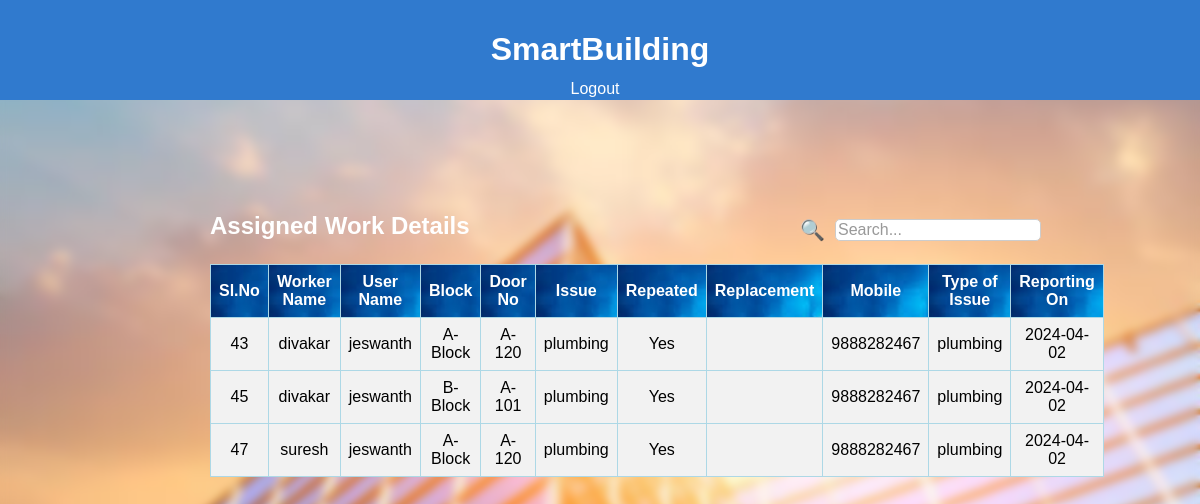
Page /staff.php on the committed database.
### tables this page shows
CREATE TABLE `issue_details` (
  `id` int(255) NOT NULL,
  `worker_name` varchar(255) NOT NULL,
  `user_name` varchar(255) NOT NULL,
  `block` varchar(255) NOT NULL,
  `door` varchar(255) NOT NULL,
  `issue` varchar(255) NOT NULL,
  `repeated` varchar(255) NOT NULL,
  `replacement` varchar(255) NOT NULL,
  `mob_num` varchar(255) NOT NULL,
  `issues` varchar(255) NOT NULL,
  `dateofreporting` date NOT NULL,
  `worker_id` varchar(255) NOT NULL,
  `user_id` varchar(255) NOT NULL,
  `status` varchar(255) NOT NULL DEFAULT 'pending'
);

### staff.php (the view, shortened to what this page needs)
<?php
$conn = mysqli_connect("localhost", "root", "", "building_management");
$sql = "SELECT * FROM issue_details";
$result = mysqli_query($conn, $sql);
?>
<!DOCTYPE html>
<html lang="en">
<head>
</head>
<body class="blur-background">
    <header>
        <center>
            <h1>SmartBuilding
            </h1>
        </center>
    </header>
    <nav>
        <ul>
            <li class="logout"><a href="login.php">Logout</a></li>
        </ul>
    </nav>
    <main>
        <div class="search-bar">
            <span class="search-icon">&#128269;</span>
            <input type="text" id="search-input" class="search-input" placeholder="Search..." oninput="searchTable()">
        </div>
    </main>
    <main>
        <div class="employee-table">
            <h3> Assigned Work Details</h3>
            <table>
            <thead>
                    <tr>
                        <th>Sl.No</th>
                        <th>Worker Name</th>
                        <th>User Name</th>
                        <th>Block</th>
                        <th>Door No</th>
                        <th>Issue</th>
                        <th>Repeated</th>
                        <th>Replacement</th>
                        <th>Mobile</th>
                        <th>Type of Issue</th>
                        <th>Reporting On</th>
                    </tr>
                </thead>
                <tbody>
                    <?php
                    while ($row = mysqli_fetch_assoc($result)) {
                        echo "<tr>";
                        echo "<td>" . $row['id'] . "</td>";
                        echo "<td>" . $row['worker_name'] . "</td>";
                        echo "<td>" . $row['user_name'] . "</td>";
                        echo "<td>" . $row['block'] . "</td>";
                        echo "<td>" . $row['door'] . "</td>";
                        echo "<td>" . $row['issue'] . "</td>";
                        echo "<td>" . $row['repeated'] . "</td>";
                        echo "<td>" . $row['replacement'] . "</td>";
                        echo "<td>" . $row['mob_num'] . "</td>";
                        echo "<td>" . $row['issues'] . "</td>";
                        echo "<td>" . $row['dateofreporting'] . "</td>";
                        echo "</tr>";
                    }
                    ?>
                </tbody>
            </table>
        </div>
    </main>
</body>
</html>

### staff.php (style rules this page uses)
body { font-family: Arial, sans-serif; margin: 0; padding: 0; background: url(images/istockphoto-1147231642-612x612.jpg); background-repeat: no-repeat; background-size: cover; background-position: center; height: 800px; overflow-x: hidden; }
.blur-background { backdrop-filter: blur(5px); }
header { background-color: #307ace; color: white; padding: 10px; text-align: center; }
nav { background-color: #307ace; color: white; display: flex; justify-content: center; align-items: center; margin-top: -20px; }
nav ul { list-style: none; display: flex; margin: 0; padding: 0; }
.search-bar { position: relative; top: 120px; left: 800px; width: 250px; display: flex; align-items: center; z-index: 999 }
.search-icon { font-size: 20px; margin-right: 10px; color: #333; }
.search-input { border: 1px solid #ccc; border-radius: 5px; font-size: 16px; width: 200px; outline: none; }
.search-input::placeholder { color: #999; }
nav li { margin: 0 10px; }
nav a { text-decoration: none; color: white; }
.logout { margin-left: auto; }
.employee-table { margin-top: 20px; padding: 10px; border-radius: 5px; margin-left: 200px; margin-top: 80px; }
.employee-table h3 { margin-top: 0; color: white; font-size:24px; }
.employee-table table { width: 90%; border-collapse: collapse; background-color:#f2f2f2; }
.employee-table th, .employee-table td { border: 1px solid lightblue; padding: 8px; text-align: center; }
.employee-table th { color:white; background: url(images/ads.jpeg); }

### rows in the picture
issue_details: id "43", worker_name "divakar", user_name "jeswanth", block "A-Block", door "A-120", issue "plumbing", repeated "Yes", mob_num "9888282467", issues "plumbing", dateofreporting "2024-04-02"
issue_details: id "45", worker_name "divakar", user_name "jeswanth", block "B-Block", door "A-101", issue "plumbing", repeated "Yes", mob_num "9888282467", issues "plumbing", dateofreporting "2024-04-02"
issue_details: id "47", worker_name "suresh", user_name "jeswanth", block "A-Block", door "A-120", issue "plumbing", repeated "Yes", mob_num "9888282467", issues "plumbing", dateofreporting "2024-04-02"
